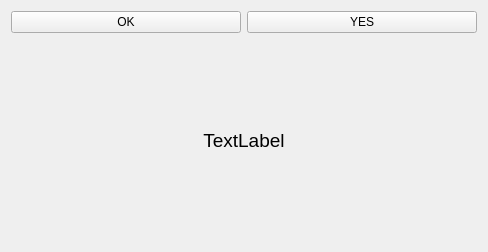
<?xml version="1.0" encoding="UTF-8"?>
<ui version="4.0">
 <class>Form</class>
 <widget class="QWidget" name="Form">
  <property name="geometry">
   <rect>
    <x>0</x>
    <y>0</y>
    <width>488</width>
    <height>252</height>
   </rect>
  </property>
  <property name="windowTitle">
   <string>lambda함수</string>
  </property>
  <layout class="QGridLayout" name="gridLayout">
   <item row="0" column="0">
    <layout class="QGridLayout" name="gridLayout_2">
     <item row="0" column="0">
      <layout class="QHBoxLayout" name="horizontalLayout">
       <item>
        <widget class="QPushButton" name="btn_ok">
         <property name="text">
          <string>OK</string>
         </property>
        </widget>
       </item>
       <item>
        <widget class="QPushButton" name="btn_yes">
         <property name="text">
          <string>YES</string>
         </property>
        </widget>
       </item>
      </layout>
     </item>
    </layout>
   </item>
   <item row="1" column="0">
    <widget class="QLabel" name="lbl_res">
     <property name="font">
      <font>
       <pointsize>14</pointsize>
      </font>
     </property>
     <property name="text">
      <string>TextLabel</string>
     </property>
     <property name="alignment">
      <set>Qt::AlignCenter</set>
     </property>
    </widget>
   </item>
  </layout>
 </widget>
 <resources/>
 <connections/>
</ui>
